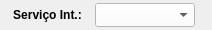
        <widget class="QWidget" name="widget_45" native="true">
         <property name="minimumSize">
          <size>
           <width>0</width>
           <height>30</height>
          </size>
         </property>
         <property name="maximumSize">
          <size>
           <width>16777215</width>
           <height>30</height>
          </size>
         </property>
         <property name="styleSheet">
          <string notr="true"/>
         </property>
         <layout class="QHBoxLayout" name="horizontalLayout_37">
          <property name="spacing">
           <number>5</number>
          </property>
          <property name="leftMargin">
           <number>5</number>
          </property>
          <property name="topMargin">
           <number>3</number>
          </property>
          <property name="rightMargin">
           <number>5</number>
          </property>
          <property name="bottomMargin">
           <number>3</number>
          </property>
          <item>
           <widget class="QLabel" name="label_81">
            <property name="minimumSize">
             <size>
              <width>85</width>
              <height>0</height>
             </size>
            </property>
            <property name="maximumSize">
             <size>
              <width>85</width>
              <height>16777215</height>
             </size>
            </property>
            <property name="font">
             <font>
              <pointsize>9</pointsize>
              <weight>75</weight>
              <bold>true</bold>
             </font>
            </property>
            <property name="text">
             <string>Serviço Int.:</string>
            </property>
            <property name="alignment">
             <set>Qt::AlignCenter</set>
            </property>
           </widget>
          </item>
          <item>
           <widget class="QComboBox" name="combo_Servico_Interno">
            <property name="sizePolicy">
             <sizepolicy hsizetype="Preferred" vsizetype="Preferred">
              <horstretch>0</horstretch>
              <verstretch>0</verstretch>
             </sizepolicy>
            </property>
            <property name="minimumSize">
             <size>
              <width>100</width>
              <height>0</height>
             </size>
            </property>
            <property name="maximumSize">
             <size>
              <width>16777215</width>
              <height>16777215</height>
             </size>
            </property>
            <property name="font">
             <font>
              <pointsize>9</pointsize>
             </font>
            </property>
            <property name="styleSheet">
             <string notr="true">background-color: rgb(255, 255, 255);
text-align: center;</string>
            </property>
           </widget>
          </item>
          <item>
           <widget class="QLabel" name="label_12">
            <property name="text">
             <string/>
            </property>
           </widget>
          </item>
         </layout>
        </widget>
